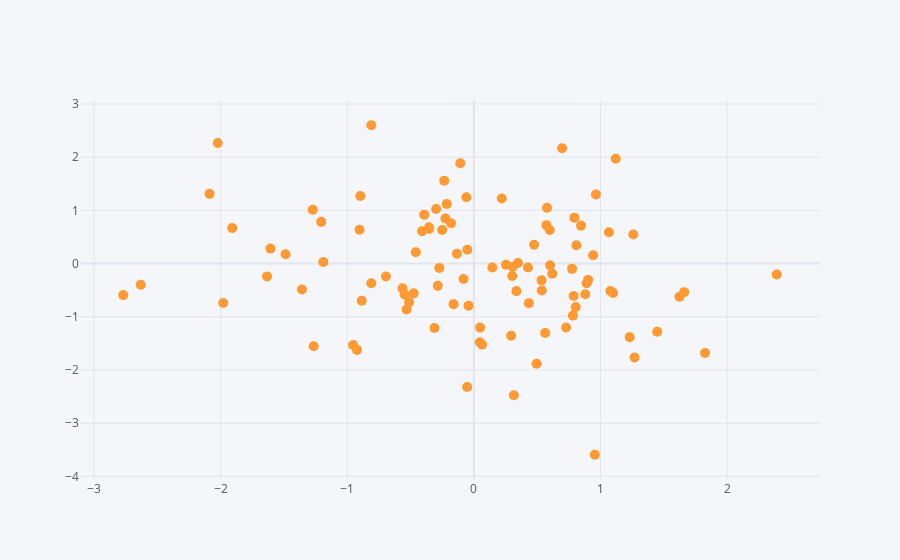

Here is the notebook cell this chart was saved with:
### Code cell
df.iplot(kind='scatter', x='A', y='B', mode='markers', size=10)
